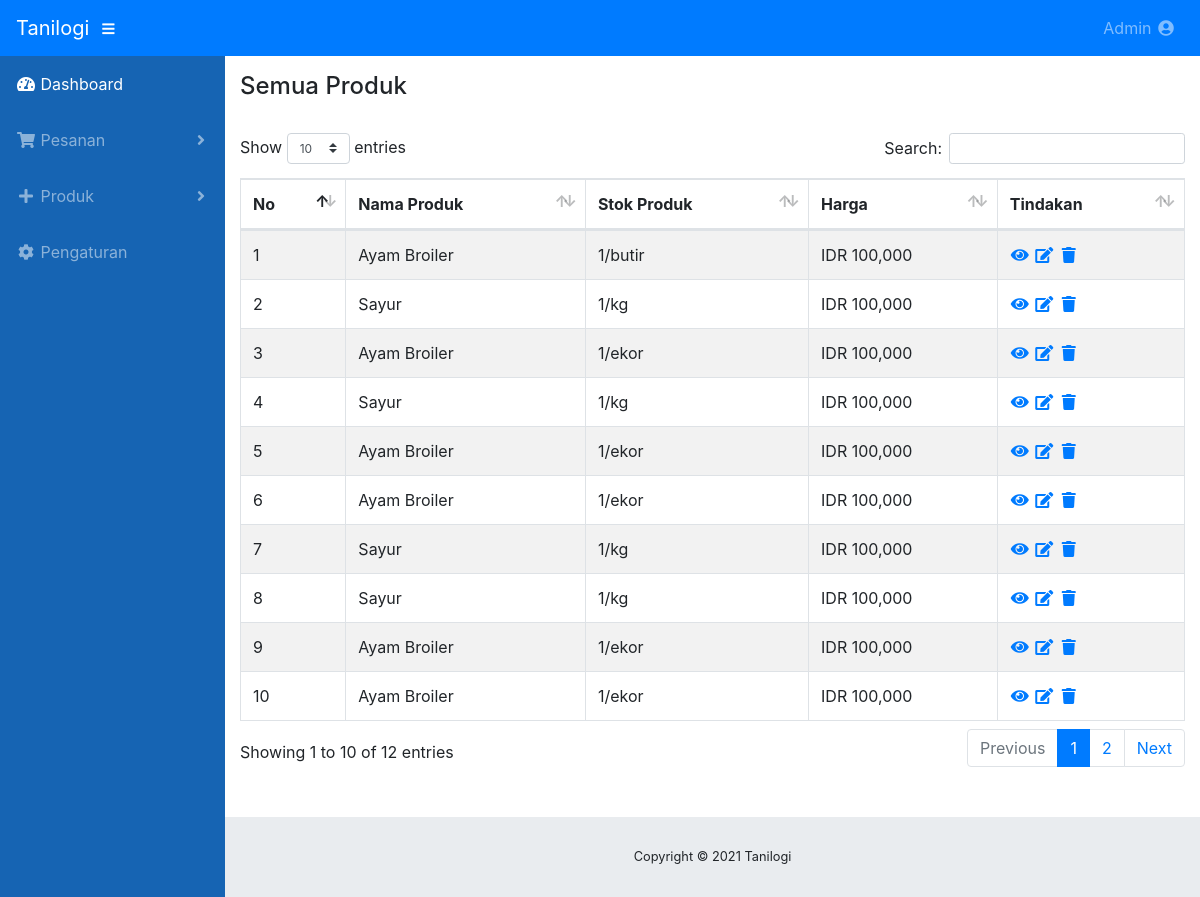
Page /admin/produk.php (signed in) on the committed database.
### tables this page shows
CREATE TABLE `ap_produk` (
  `id` int(13) NOT NULL,
  `nama_produk_pemilik` varchar(30) NOT NULL,
  `nama_produk` varchar(30) NOT NULL,
  `deskripsi_produk` text NOT NULL,
  `jenis_produk` varchar(30) NOT NULL,
  `harga_produk` varchar(10) NOT NULL,
  `satuan_produk` enum('/kg','/butir','/ekor') NOT NULL,
  `stok_produk` varchar(10) NOT NULL,
  `foto_produk` varchar(30) NOT NULL,
  `tanggal_buat` varchar(30) NOT NULL,
  `tanggal_update` timestamp NOT NULL DEFAULT CURRENT_TIMESTAMP ON UPDATE CURRENT_TIMESTAMP
);

### function/ap.admin.php (the view, shortened to what this page needs)
<?php
function query($data)
{
	global $koneksi;
	$perintah = $koneksi->query($data);
	return $perintah;
}
function ProdukTampil()
{
	$sql = "SELECT id, nama_produk_pemilik, nama_produk, deskripsi_produk, jenis_produk, harga_produk, satuan_produk, stok_produk, foto_produk, tanggal_buat, tanggal_update FROM ap_produk";
	$perintah = query($sql);
	return $perintah;
}
function LoadProduk()
{
	echo '
              <h4>Semua Produk</h4>
			  <br/>
	<div class="table-responsive">
    <table class="table table-striped table-bordered table-hover" id="dataTables-example" width="100%" cellspacing="0">
    <thead>
    <tr>
    <th>No</th>
    <th>Nama Produk</th>
    <th>Stok Produk</th>
    <th>Harga</th>
    <th>Tindakan</th>
    </tr>
    </thead>
    <tbody>
    ';
	$ProdukTampil = ProdukTampil();
	if ($ProdukTampil->num_rows > 0) {
		$no = 1;
		while ($row = $ProdukTampil->fetch_array()) {
			echo '
      <tr>
      <td>' . $no . '</td>
      <td>' . $row['nama_produk'] . '</td>
      <td>' . $row['stok_produk'] . '' . $row['satuan_produk'] . '</td>
      <td>IDR ' . number_format($row['harga_produk']) . '</td>
      <td>
      <a title="Lihat Detail" href="?produk=detail&&id=' . $row['id'] . '"><i class="fas fa-fw fa-eye"></i></a>
      <a title="Edit" href="produk.edit.php?id=' . $row['id'] . '"><i class="fas fa-fw fa-edit"></i></a>
      <a title="Delete Produk" href="?produk=delete&&id=' . $row['id'] . '"><i class="fas fa-fw fa-trash"></i></a>
      </td>
      ';
			$no++;
		}
	}
	echo '
    </tbody>
    </table>
    </div>
    <br/><br/>
    ';
}

### theme/css/sb-admin.css (style rules this page uses)
html { position: relative; min-height: 100%; }
body { height: 100%; }
:root { --input-padding-x: 0.75rem; --input-padding-y: 0.75rem; }

### rows in the picture
ap_produk: nama_produk "Ayam Broiler", stok_produk "1", satuan_produk "/butir", harga_produk "100,000"
ap_produk: nama_produk "Sayur", stok_produk "1", satuan_produk "/kg", harga_produk "100,000"
ap_produk: nama_produk "Ayam Broiler", stok_produk "1", satuan_produk "/ekor", harga_produk "100,000"
ap_produk: nama_produk "Sayur", stok_produk "1", satuan_produk "/kg", harga_produk "100,000"
ap_produk: nama_produk "Ayam Broiler", stok_produk "1", satuan_produk "/ekor", harga_produk "100,000"
ap_produk: nama_produk "Ayam Broiler", stok_produk "1", satuan_produk "/ekor", harga_produk "100,000"
ap_produk: nama_produk "Sayur", stok_produk "1", satuan_produk "/kg", harga_produk "100,000"
ap_produk: nama_produk "Sayur", stok_produk "1", satuan_produk "/kg", harga_produk "100,000"
ap_produk: nama_produk "Ayam Broiler", stok_produk "1", satuan_produk "/ekor", harga_produk "100,000"
ap_produk: nama_produk "Ayam Broiler", stok_produk "1", satuan_produk "/ekor", harga_produk "100,000"
